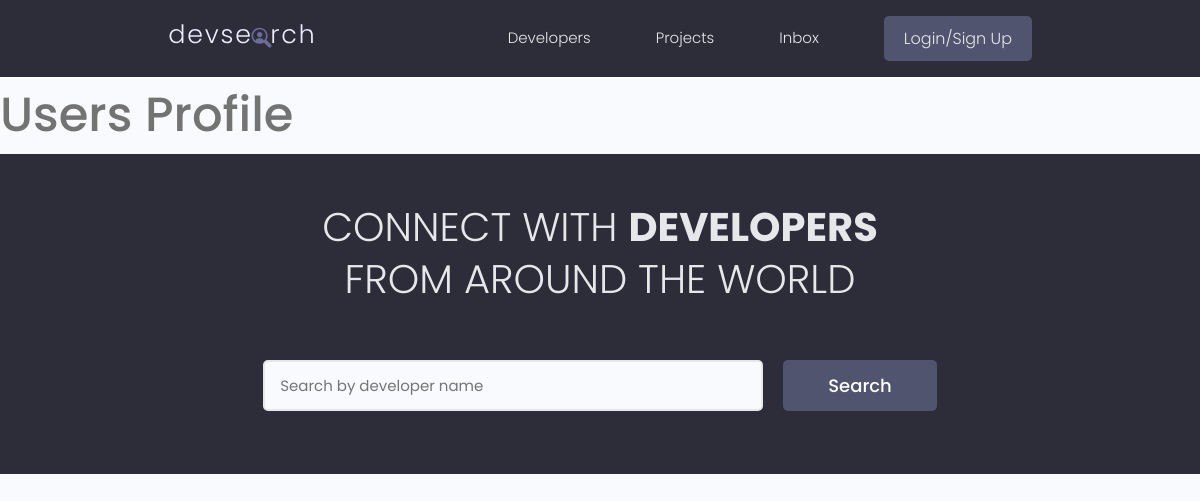
The app's page /, older data.
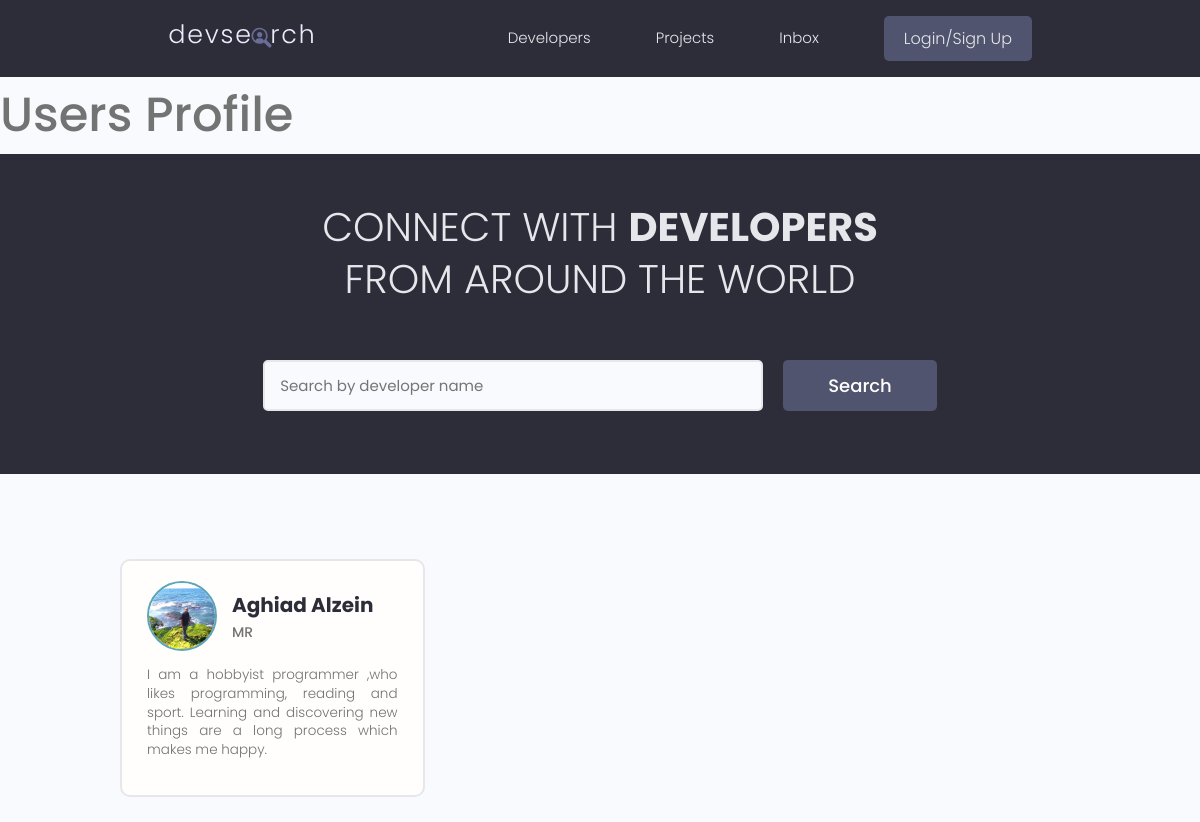
The same page, newer data.
### users/models.py (models this page shows, shortened)
class Profile(models.Model):
    user=models.OneToOneField(User,on_delete=models.CASCADE,null=True,blank=True)
    name=models.CharField(max_length=200,null=True,blank=True)
    email=models.EmailField(max_length=200,null=True,blank=True)
    username=models.CharField(max_length=200,blank=True,null=True)
    location=models.CharField(max_length=200,blank=True,null=True)
    short_intro=models.CharField(max_length=200,null=True,blank=True)
    bio=models.TextField(blank=True,null=True)
    profile_image=models.ImageField(blank=True,null=True,upload_to='profiles/',default='profiles/user-default.png')
    social_github=models.CharField(max_length=200,null=True,blank=True)
    social_twitter=models.CharField(max_length=200,null=True,blank=True)
    social_linkedin=models.CharField(max_length=200,null=True,blank=True)
    social_youtube=models.CharField(max_length=200,null=True,blank=True)
    social_website=models.CharField(max_length=200,null=True,blank=True)
    created=models.DateTimeField(auto_now_add=True)
    id=models.UUIDField(editable=False,primary_key=True,default=uuid.uuid4,unique=True)

### users/views.py (the view)
# urls.py: path('',views.profiles,name='profiles'),
def profiles(request):
    profiles=Profile.objects.all()
    context = {'profiles':profiles}
    return render(request,'users/profiles.html',context)

### users/templates/users/profiles.html (shortened to what this page needs)
{% extends 'main.html' %}
{% block content%}
<h1>Users Profile</h1>
<main class="home">
    <section class="hero-section text-center">
      <div class="container container--narrow">
        <div class="hero-section__box">
          <h2>CONNECT WITH <span>DEVELOPERS</span></h2>
          <h2>FROM AROUND THE WORLD</h2>
        </div>
        <div class="hero-section__search">
          <form class="form" action="#" method="get">
            <div class="form__field">
              <input class="input input--text" id="formInput#search" type="text" name="text"
                placeholder="Search by developer name" />
            </div>
            <input class="btn btn--sub btn--lg" type="submit" value="Search" />
          </form>
        </div>
      </div>
    </section>
    <section class="devlist">
      <div class="container">
        <div class="grid grid--three">
            {% for profile in profiles %}
          <div class="column card">
            <div class="dev">
              <a href="{% url 'user-profile' profile.id %}" class="card__body">
                <div class="dev__profile">
                  <img class="avatar avatar--md" src="{{profile.profile_image.url}}" alt="image" />
                  <div class="dev__meta">
                    <h3>{{profile.name}}</h3>
                    <h5>{{profile.short_intro|slice:"60"}}</h5>
                  </div>
                </div>
                <p class="dev__info">{{profile.bio|slice:"150"}}</p>
              </a>
            </div>
          </div>
          {% endfor %}
        </div>
      </div>
    </section>
  </main>
{% endblock %}

Row changes from the older to the newer data that the page shows:
added Profile: profile_image (picture), name "Aghiad Alzein", short_intro "MR", bio "I am a hobbyist programmer ,who likes programming, reading and sport. Learning and discovering new things are a long process which makes me happy."
